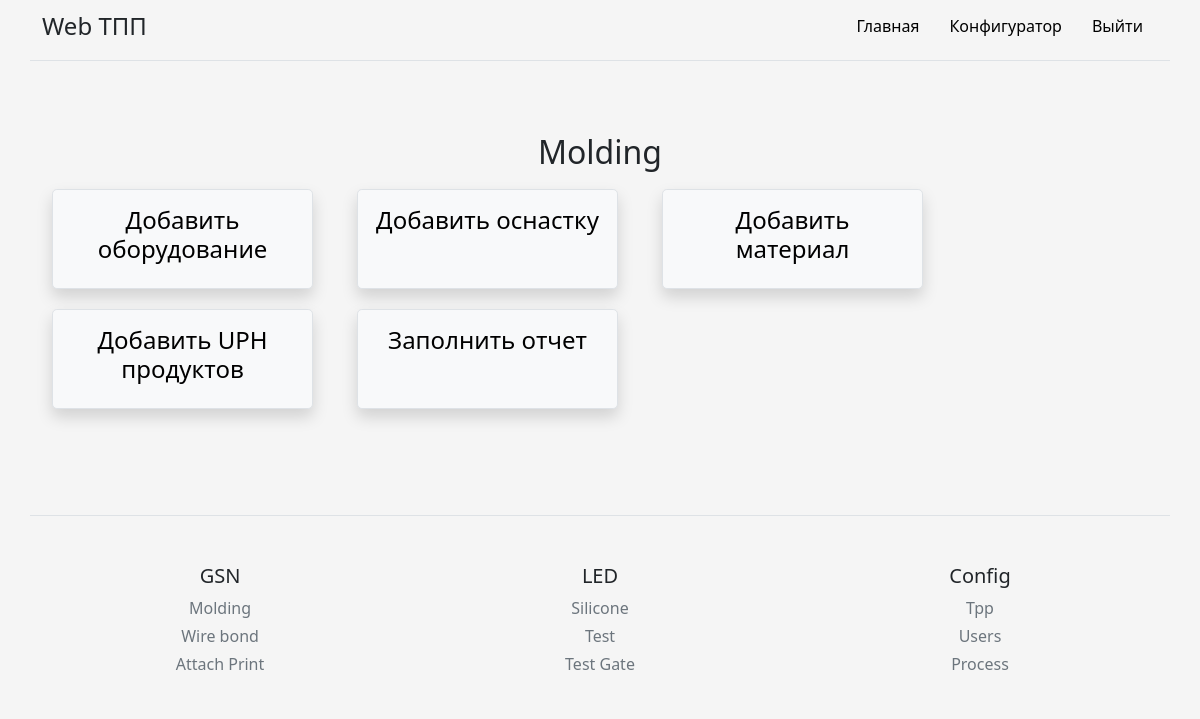
The page /Molding (signed in) on the database its author committed.
### models.py (models this page shows, shortened)
class Process(db.Model):
    id = db.Column(db.Integer, primary_key=True)
    process = db.Column(db.Text, nullable=False)
    branch = db.Column(db.Text, nullable=False)

### routes.py (the view)
@app_routes.route('/<string:process>')
@login_required
def process_all(process):
    from main import db
    from models import Process
    branch_footer = db.session.query(Process).group_by(Process.branch).all()
    process_footer = db.session.query(Process).all()
    return render_template('process.html', process=process, branch_footer=branch_footer, process_footer=process_footer)

### main.py (called while the page is built)
@login_manager.user_loader
def load_user(id):
    from models import User
    return User.query.get(int(id))

### templates/process.html (shortened to what this page needs)
{% extends 'base.html' %}
{% block body %}
<div class="container py-5">
    <div class="row align-items-md-stretch">
        <h2 class="text-center">{{process}}</h2>
        <a class="col-md-3" style = "margin: 10px" href="{{ url_for('.add_equipment', process=process) }}">
            <div class="h-100 p-3 bg-light border rounded-3 shadow text-center" >
                <h4>Добавить оборудование</h4>
            </div>
        </a>
         <a class="col-md-3" style = "margin: 10px" href="{{ url_for('.add_tool', process=process) }}">
            <div class="h-100 p-3 bg-light border rounded-3 shadow text-center" >
                <h4>Добавить оснастку</h4>
            </div>
        </a>
        <a class="col-md-3" style = "margin: 10px" href="{{ url_for('.add_materials', process=process) }}">
            <div class="h-100 p-3 bg-light border rounded-3 shadow text-center" >
                <h4>Добавить материал</h4>
            </div>
        </a>
        <a class="col-md-3" style = "margin: 10px" href="{{ url_for('.uph', process=process) }}">
            <div class="h-100 p-3 bg-light border rounded-3 shadow text-center" >
                <h4>Добавить UPH продуктов</h4>
            </div>
        </a>
        <a class="col-md-3" style = "margin: 10px" href="{{ url_for('.input_form_page', process=process) }}">
            <div class="h-100 p-3 bg-light border rounded-3 shadow text-center" >
                <h4>Заполнить отчет</h4>
            </div>
        </a>
    </div>
</div>
{% endblock %}

### templates/base.html (shortened to what this page needs)
<!DOCTYPE html>
<html lang="en">
  <head>
    <link rel="stylesheet" href="https://cdn.jsdelivr.net/npm/bootstrap@5.1.0/dist/css/bootstrap.min.css">
    <link rel="stylesheet" href="{{ url_for('static', filename='css/main.css') }}">
  </head>
<body>
  <div class="py-2 container d-flex flex-column flex-md-row align-items-center pb-3 mb-4 border-bottom">
      <span class="fs-4">Web ТПП</span>
      <nav class="d-inline-flex mt-2 mt-md-0 ms-md-auto">
        <a class="nav__link" href="/">Главная</a>
        <a class="nav__link" href="/config_tpp">Конфигуратор</a>
        {% if current_user.is_anonymous %}
        <a class="nav__link" href="/login">Войти</a>
        {% else %}
        <a class="nav__link" href="/logout">Выйти</a>
        {% endif %}
      </nav>
    </div>
{% block body %}{% endblock %}
</body>
<footer class="container pt-4 my-md-5 pt-md-5 border-top">
    <div class="text-center row">
        {% for item in branch_footer %}
        <div class="col-6 col-md">
            <h5>{{item.branch}}</h5>
            <ul class="list-unstyled text-small">
                {% for i in process_footer %}
                {% if i.branch == item.branch %}
                <li class="mb-1"><a class="link-secondary text-decoration-none" href="/{{i.process}}">{{i.process}}</a></li>
                {% endif%}
                {% endfor %}
            </ul>
        </div>
        {% endfor %}
      <div class="col-6 col-md">
        <h5>Config</h5>
        <ul class="list-unstyled text-small">
          <li class="mb-1"><a class="link-secondary text-decoration-none" href="{{ url_for('.config_tpp') }}">Tpp</a></li>
          <li class="mb-1"><a class="link-secondary text-decoration-none" href="{{ url_for('.config_user') }}">Users</a></li>
          <li class="mb-1"><a class="link-secondary text-decoration-none" href="{{ url_for('.add_process') }}">Process</a></li>
        </ul>
      </div>
    </div>
</footer>
</html>

### static/css/main.css (style rules this page uses)
html, body { height: 100%; background-color: #f5f5f5; }
.td, a { text-decoration: none; text-align: center; color: black; }
.shadow { background: #ffcc00; box-shadow: 0 0 10px rgba(0,0,0,0.5); padding: 10px; }
.nav__link { display: inline-block; vertical-align: top; margin: 0 15px; position: relative; color: rgb(0, 0, 0); text-decoration: none; transition: color .1s linear; }
.nav__link:after { content: ""; display: block; width: 100%; height: 3px; opacity: 0; background-color: #656872; position: absolute; top: 100%; left: 0; z-index: 1; transition: opacity .1s linear; }

### rows shown on the page
Process: process "Molding", branch "GSN"
Process: process "Wire bond"
Process: process "Attach Print"
Process: branch "LED", process "Silicone"
Process: process "Test"
Process: process "Test Gate"
